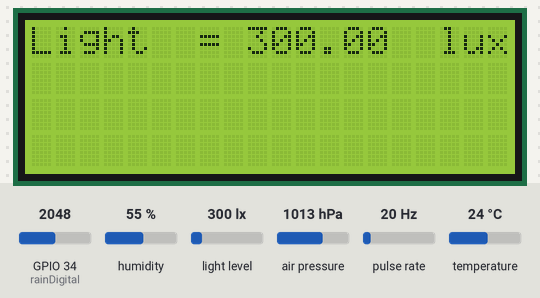
This sketch was run on a simulated ESP32. On the bench: 20×4 character LCD. Wiring (inferred from the names in the program): pulse sensor: data GPIO 25. The inputs (shaded band) are chosen by the test bench; at power-on: GPIO 34 (rainDigital) = 2048, humidity 55 %, pulse rate 20 Hz, light level 300 lx, air pressure 1013 hPa, temperature 24 °C. No radio packets arrive unless stated; what the sketch prints to the serial monitor is not drawn.

Above: at 1.7 s.
1.8 s: GPIO 34 (rainDigital) set to 1960
At 13.6 s:
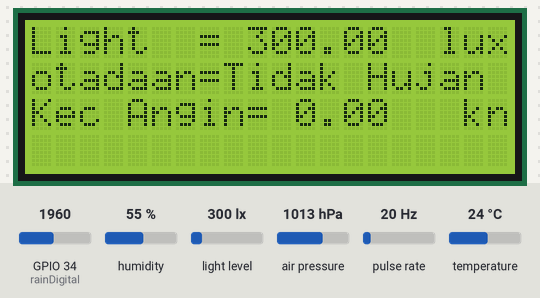
15.8 s: humidity set to 22 %
At 25.9 s:
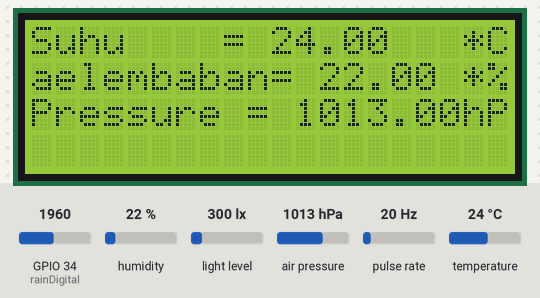
29.8 s: pulse rate (sensor on GPIO 25) set to 4 Hz
At 33.3 s:
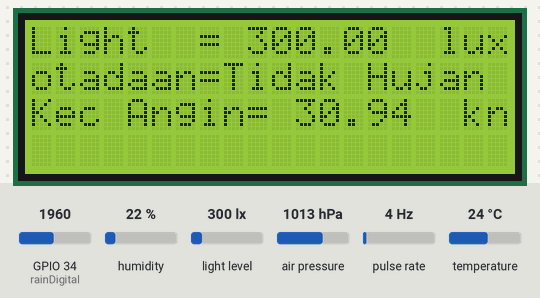
37.2 s: light level set to 40 lx
At 44.1 s:
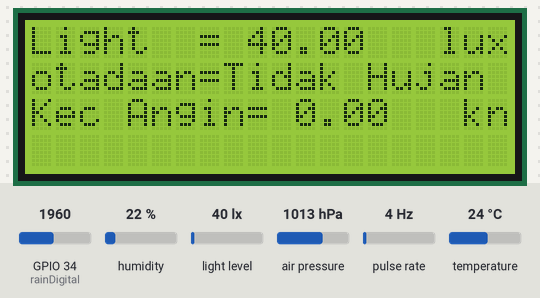
44.4 s: air pressure set to 952 hPa
At 46.8 s:
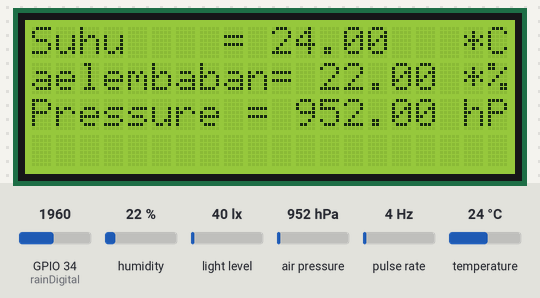
50.5 s: GPIO 34 (rainDigital) set to 2054
At 54.1 s:
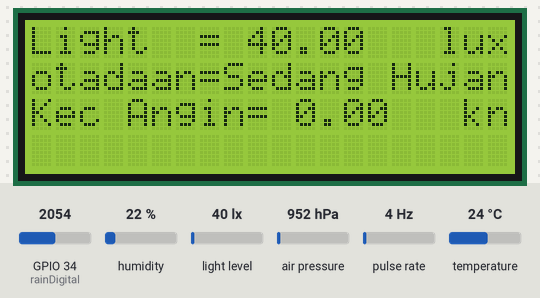
Timing chart, 0 to 55.6 s (numbered marks = the images above; inputs shaded):
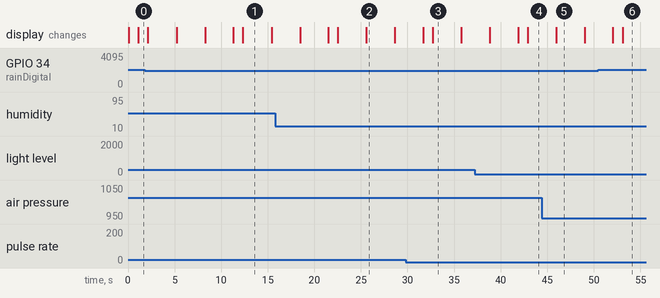

Measured:
- the behaviour switches between 2000 and 2001 on GPIO 34 (rainDigital) (found by bisection; images 5 and 6)
- after the input at 1.8 s, the display: first differs from a run without the input after 10.5 s (image 1)
- after the input at 50.5 s, the display: first differs from a run without the input after 2.6 s (image 6)
- what the display in image 1 shows lasts 3.1 s, from 12.3 s to 15.4 s

The sketch:

P_Utama.ino
```cpp
#include <Wire.h>
#include "RTClib.h"
#include <PubSubClient.h>
#include <ArduinoJson.h>
#include <SPI.h>
#include <LoRa.h>
#include <BH1750.h>
#include <Adafruit_BME280.h>
#include <Adafruit_Sensor.h>

// #include <WiFi.h>
// #define MSG_BUFFER_SIZE (50)

// #define WIFI_SSID "Samsung Galaxy M33"
// #define WIFI_PASSWORD "anggaganteng"
// #define MQTT_SERVER "test.mosquitto.org"
// WiFiClient espClient;
// PubSubClient client(espClient);


#define rainDigital 34
#define ss 5
#define rst 17
#define dio0 16
#include <LiquidCrystal_I2C.h>
#define SEALEVELPRESSURE_HPA (1013.25) //nilai awal untuk pressure

RTC_DS3231 rtc;
BH1750 lightMeter;
Adafruit_BME280 bme; //penggunaan I2C
String keadaan;

//RTC
unsigned long lastMsg = 0;
// // char msg[MSG_BUFFER_SIZE];
// char daysOfTheWeek[7][12] = {"Minggu", "Senin", "Selasa", "Rabu", "Kamis", "Jum'at", "Sabtu"};
int counter = 0;

// anemometer parameters
volatile byte rpmcount; // count signals
volatile unsigned long last_micros;
unsigned long timeold;
unsigned long timemeasure = 25.00; // seconds
int timetoSleep = 1;               // minutes
unsigned long sleepTime = 15;      // minutes
unsigned long timeNow;
int countThing = 0;
int GPIO_pulse = 25; // ESP32 = D14
float rpm, rps;     // frequencies
float radius = 0.1; // meters - measure of the lenght of each the anemometer wing
float velocity_kmh; // km/h
float velocity_ms;  //m/s
float omega = 0;    // rad/s
float calibration_value = 2.0;

StaticJsonDocument<200> doc;
char output[200];

// LCD
LiquidCrystal_I2C lcd(0x27,20,4);

void BME();
void LCD();
void Sensorwaktu();
void bh1750();
void sensorhujan();
void anemometer();

void setup() {
  Serial.begin(115200);

  //LoRa
  while (!Serial);
  Serial.println("LoRa Sender");
  LoRa.setPins(ss, rst, dio0);
  if (!LoRa.begin(433E6)) {
    Serial.println("Starting LoRa failed!");
    while (1);
  }
  Serial.println("LoRa Initializing OK!");

  // // RTC
  // if (! rtc.begin()) {
  // //Serial.println("RTC tidak terbaca");
  // while (1);
  // }
  // if (rtc.lostPower()) {
  //  //atur waktu sesuai waktu pada komputer
  //  rtc.adjust(DateTime(F(__DATE__), F(__TIME__)));
  //  //atur waktu secara manual
  //  // January 21, 2019 jam 10:30:00
  //  // rtc.adjust(DateTime(2019, 1, 25, 10, 30, 0));
  //  }


  // BH1750
  Wire.begin();
  lightMeter.begin();
  Serial.println(F("BH1750 Test begin"));

  // Sensor hujan
  pinMode(rainDigital,INPUT);

  // BME280
  if (!bme.begin(0x76)) {
    Serial.println("tidak ada sensor BME280, Coba cek rangkaianmu!");
    while (1);
  }

  //Anemometer
  pinMode(GPIO_pulse, INPUT_PULLUP);
  digitalWrite(GPIO_pulse, LOW);
  detachInterrupt(digitalPinToInterrupt(GPIO_pulse));                         // force to initiate Interrupt on zero
  attachInterrupt(digitalPinToInterrupt(GPIO_pulse), rpm_anemometer, RISING); //Initialize the intterrupt pin
  rpmcount = 0;
  rpm = 0;
  timeold = 0;
  timeNow = 0;

  //LCD
  lcd.init();                      // initialize the lcd
  lcd.backlight();


}

void loop() {
  Serial.print("Sending packet: ");
  Serial.println(counter);
  // send packet
  LoRa.beginPacket();
  counter++;
  LoRa.println("Node1");
  LoRa.println(counter);
  doc["source"] = "utama";
  // Sensorwaktu ();
  bh1750();
  sensorhujan ();
  anemometer();
  delay(3000);
  lcd.clear();
  BME ();
  serializeJson(doc, output);
  LoRa.endPacket();
  delay(3000);
  lcd.clear();
  Serial.println("  ");
  delay(2000);
}
```

Anemometer.ino
```cpp
void anemometer()
{
  float knot;
  //Measure RPM
  if ((millis() - timeold) >= timemeasure * 1000)
  {
    countThing++;
    detachInterrupt(digitalPinToInterrupt(GPIO_pulse)); // Disable interrupt when calculating
    rps = float(rpmcount) / float(timemeasure);         // rotations per second
    rpm = 60 * rps;                                     // rotations per minute
    omega = 2 * PI * rps;                               // rad/s
    velocity_ms = omega * radius * calibration_value;   // m/s
    velocity_kmh = velocity_ms * 3.6;                   // km/h
    knot = 1.8 * velocity_kmh;
    doc["monitoring"]["wind_speed"] = knot;
    // Serial.print("rps=");
    // Serial.print(rps);
    // Serial.print("   rpm=");
    // Serial.print(rpm);
    // Serial.print("   velocity_ms=");
    // Serial.print(velocity_ms);
    // Serial.print("   velocity_kmh=");
    // Serial.print(velocity_kmh);
    // Serial.println("   ");
    if (countThing == 1) // Send data per 25 seconds
    {
      Serial.println("Send data to server");
      countThing = 0;
    }
    timeold = millis();
    rpmcount = 0;
    attachInterrupt(digitalPinToInterrupt(GPIO_pulse), rpm_anemometer, RISING); // enable interrupt
  }
  lcd.setCursor(0,2);
  lcd.print("Kec Angin=");
  lcd.setCursor(11,2);
  lcd.print(knot);
  lcd.setCursor(18,2);
  lcd.print("knot");
} // end of loop

void rpm_anemometer()
{
  if (long(micros() - last_micros) >= 5000)
  { // time to debounce measures
    rpmcount++;
    last_micros = micros();
  }
}
```

BH1750.ino
```cpp
void bh1750()
{
  float lux = lightMeter.readLightLevel();
  // Serial.print("Light: ");
  // Serial.print(lux);
  // Serial.println(" lux");
  doc["monitoring"]["light_intensity"] = lux;
  Serial.print("Light: ");
  Serial.print(lux);
  Serial.println(" lux");

  delay(1000);
  lcd.setCursor(0,0);
  lcd.print("Light  =");
  lcd.setCursor(9,0);
  lcd.print( lux );
  lcd.setCursor(17,0);
  lcd.print("lux");
}
```

RTC.ino
```cpp
// void Sensorwaktu () {
//   DateTime now = rtc.now();
//   // Serial.print(daysOfTheWeek[now.dayOfTheWeek()]);  //hari
//   // Serial.print(", ");
//   // Serial.print(now.day(), DEC);  //tanggal
//   // Serial.print('/');
//   // Serial.print(now.month(), DEC);  //bulan
//   // Serial.print('/');
//   // Serial.print(now.year(), DEC);  //tahun
//   // Serial.print(' ');
//   // Serial.print(now.hour(), DEC);  //jam
//   // Serial.print(':');
//   // Serial.print(now.minute(), DEC);  //tanggal
//   // Serial.print(':');
//   // Serial.print(now.second(), DEC);  //detik
//   // Serial.println();
//   LoRa.print(daysOfTheWeek[now.dayOfTheWeek()]);  //hari
//   LoRa.print(", ");
//   LoRa.print(now.day(), DEC);  //tanggal
//   LoRa.print('/');
//   LoRa.print(now.month(), DEC);  //bulan
//   LoRa.print('/');
//   LoRa.print(now.year(), DEC);  //tahun
//   LoRa.print(' ');
//   LoRa.print(now.hour(), DEC);  //jam
//   LoRa.print(':');
//   LoRa.print(now.minute(), DEC);  //tanggal
//   LoRa.print(':');
//   LoRa.print(now.second(), DEC);  //detik
//   LoRa.printlnF();

//   //Instruksi untuk Menampilkan Data RTC pada LCD
//   /*
//   lcd.setCursor(0,0);
//   lcd.print("Tgl: ");
//   lcd.setCursor(4,0);
//   lcd.print(now.day(), DEC);
//   lcd.setCursor(6,0);
//   lcd.print("/");
//   lcd.setCursor(7,0);
//   lcd.print(now.month(), DEC);
//   lcd.setCursor(9,0);
//   lcd.print("/");
//   lcd.setCursor(10,0);
//   lcd.print(now.year(), DEC);

//   lcd.setCursor(0,1);
//   lcd.print("Jam: ");
//   lcd.setCursor(4,1);
//   lcd.print(now.hour(), DEC);
//   lcd.setCursor(6,1);
//   lcd.print(":");
//   lcd.setCursor(7,1);
//   lcd.print(now.minute(), DEC);
//   lcd.setCursor(9,1);
//   lcd.print(":");
//   lcd.setCursor(10,1);
//   lcd.print(now.second(), DEC);

//  */
//   delay(1000);
// }
```

SensorHujan.ino
```cpp
void sensorhujan()
{
  int rainDigitalVal = analogRead(rainDigital);
  doc["monitoring"]["rainfall"] = rainDigitalVal;
  if (rainDigitalVal <= 2000)
  {
//    LoRa.println("Tidak Hujan");
    keadaan = "Tidak Hujan";
  }
  else if (rainDigitalVal <= 4095)
  {
//    LoRa.println("Hujan");
    keadaan = "Sedang Hujan";
  }
  delay(1000);
  Serial.print ("nilai itensitas hujan =");
  Serial.println(rainDigitalVal);
  lcd.setCursor(0, 1);
  lcd.print("Keadaan=");
  lcd.setCursor(8, 1);
  lcd.print(keadaan);
}
```

bme.ino
```cpp
void BME () {
//pembacaan data temperature atau suhu
  doc["monitoring"]["wind_temperature"] = bme.readTemperature();
  lcd.setCursor(0,0);
  lcd.print("Suhu    =");
  lcd.setCursor(10,0);
  lcd.print(bme.readTemperature());
  lcd.setCursor(18,0);
  lcd.print("*C");
//pembacaan data Kelembaban
  doc["monitoring"]["wind_humidity"] = bme.readHumidity();
  lcd.setCursor(0,1);
  lcd.print("kelembaban=");
  lcd.setCursor(12,1);
  lcd.print(bme.readHumidity());
  lcd.setCursor(18,1);
  lcd.print("*%");
//pembacaan data tekanan atmosfer
  doc["monitoring"]["wind_pressure"] = bme.readPressure() / 100.0F;
  lcd.setCursor(0,2);
  lcd.print("Pressure =");
  lcd.setCursor(11,2);
  lcd.print(bme.readPressure() / 100.0F);
  lcd.setCursor(18,2);
  lcd.print("hPa");

//pembacaan data ketinggian berdasarkan permukaan laut
// LoRa.print("Approx. Altitude = ");
// LoRa.print(bme.readAltitude(SEALEVELPRESSURE_HPA));
// LoRa.println(" mdpl");

//pembacaan data temperature atau suhu
Serial.print("Suhu =");
Serial.print(bme.readTemperature());
Serial.println(" *C");

//pembacaan data Kelembaban
Serial.print("Kelembaban = ");
Serial.print(bme.readHumidity());
Serial.println(" %");

//pembacaan data tekanan atmosfer
Serial.print("Pressure = ");
Serial.print(bme.readPressure() / 100.0F);
Serial.println(" hPa");

//pembacaan data ketinggian berdasarkan permukaan laut
Serial.print("Approx. Altitude = ");
Serial.print(bme.readAltitude(SEALEVELPRESSURE_HPA));
Serial.println(" mdpl");
}
```
